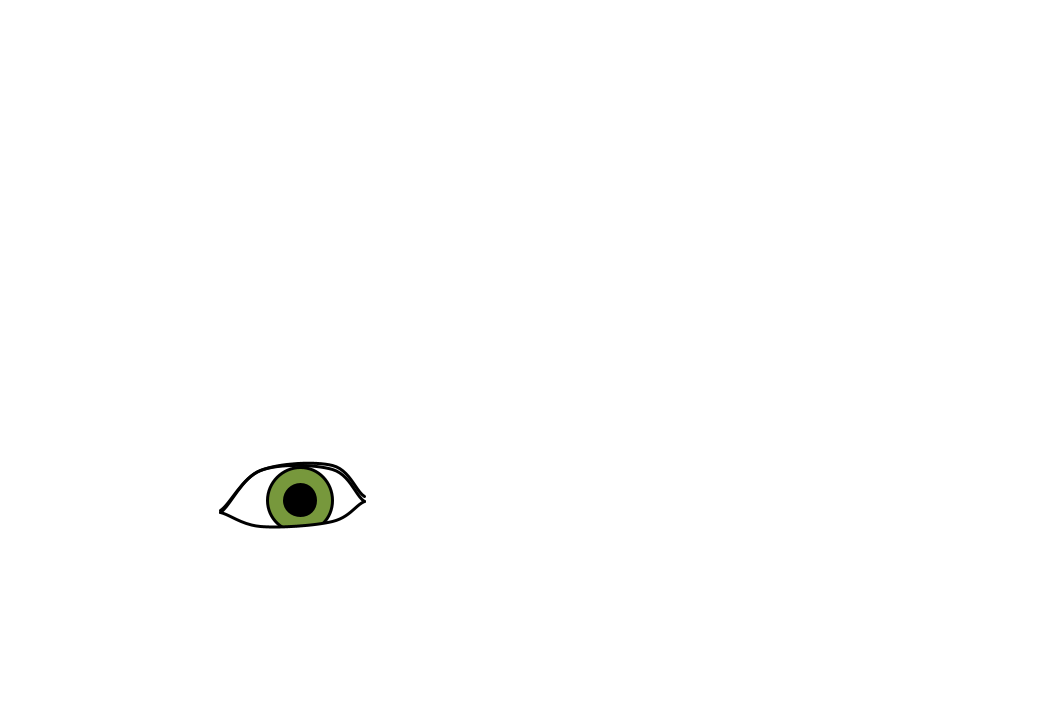
Frame 1 (no input)
Frame 60 (the mouse pressed at the canvas centre just before this capture): identical to frame 1, image omitted
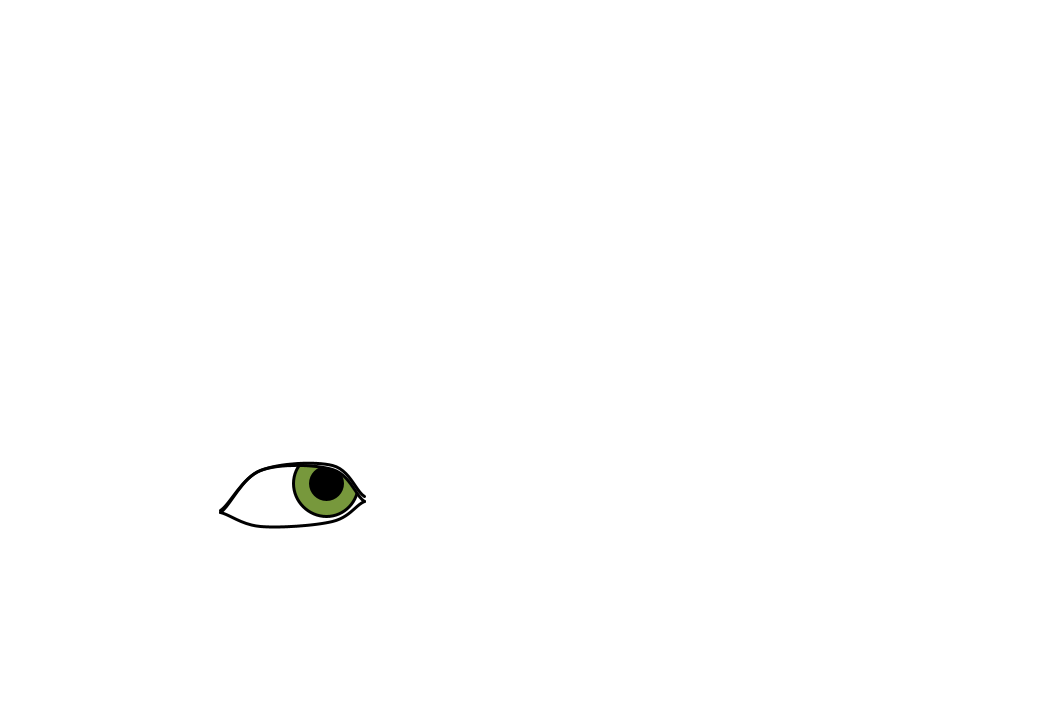
Frame 120 (the mouse held since frame 60 and released just before this capture)

The Processing sketch that drew these frames (run headless with seeded random() and noise(); from frame 60 on, the mouse is pressed at the canvas centre):

// Processing sketch: ps3
// ── ps3.pde
color[] eyeColors = {#863D10, #3C5FD6, #77983C, #C4B72A};
AnimatedEye e = getRandomEye(300, 500);

void setup() {
  size(1050, 720);
  background(#FFFFFF);
  smooth();
}

void draw() {
  background(#FFFFFF);
  //println(mouseX + ", " + mouseY);
  noFill();
  
  e.display();
}

void mouseClicked() {
  e.blink();
}

AnimatedEye getRandomEye(float x, float y) {
  float r1 = rand(15, 3);
  float r2 = rand(35, 5);
  float l1 = rand(70, 10);
  float l2 = rand(70, 10);
  float h0 = rand(5, 10);
  float h1 = rand(5, 10);
  float h2 = rand(30, 10);
  float h3 = rand(30, 10);;
  float h4 = rand(30, 10);
  float h5 = rand(30, 10);
  float h6 = rand(5, 5);
  float h7 = rand(5, 5);
  float h8 = rand(5, 5);
  float h9 = rand(5, 5);
  color pupilColor = eyeColors[int(random(eyeColors.length))];
  float blinkSpeed = rand(0.3, 0.25);
  
  return new AnimatedEye(x, y, r1, r2, l1, l2, h0, h1, h2, h3, h4, h5, h6, h7, h8, h9, pupilColor, blinkSpeed);
}

float rand(float x, float dx) {
  return x + random(-dx, dx);
}

class AnimatedEye {
  private float x, y, r1, r2, l1, l2;
  private float h0, h1, h2, h3, h4, h5, h6, h7, h8, h9;
  private float l0 = 20;
  private color pupilColor;
  private float boundRadius;
  private int coverEyeBallOverflow;
  private float blinkSpeed;
  private float blinkProgress = 1;
  
  private int eyeState;
  private final int STARE = 0;
  private final int OPEN_EYE = 1;
  private final int SHUT_EYE = 2;
  
  AnimatedEye(float x, float y, float r1, float r2, float l1, float l2,
    float h0, float h1, float h2, float h3, float h4, float h5, float h6, float h7, float h8, float h9,
    color pupilColor, float blinkSpeed) {
    this.x = x;
    this.y = y;
    this.r1 = r1;
    this.r2 = r2;
    this.l1 = l1;
    this.l2 = l2; 
    this.h0 = h0;
    this.h1 = h1;
    this.h2 = h2;
    this.h3 = h3;
    this.h4 = h4;
    this.h5 = h5;
    this.h6 = h6;
    this.h7 = h7;
    this.h8 = h8;
    this.h9 = h9;
    this.pupilColor = pupilColor;
    this.blinkSpeed = blinkSpeed;
    
    eyeState = STARE;
    boundRadius = max(new float[]{h2,h3,h4,h5});
    coverEyeBallOverflow = round((3-blinkProgress) * boundRadius);
  }
  
  public void display() {
    animate();
    strokeWeight(3);
    displayEyeBall();
    displayEyeLids();
  }
  
  public void blink() {
    if (eyeState != STARE) {
      return;
    }
    
    eyeState = SHUT_EYE;
  }
  
  private void animate() {
    switch (eyeState) {
      case STARE:
        return;
      case SHUT_EYE:
        blinkProgress -= blinkSpeed;
        if (blinkProgress <= 0.0) {
          eyeState = OPEN_EYE;
        }
        break;
      case OPEN_EYE:
        blinkProgress += blinkSpeed;
        if (blinkProgress >= 1.0) {
          eyeState = STARE;
          blinkProgress = 1.0;
        }
        break;
    } 
  }
  
  private void displayEyeBall() {
    fill(pupilColor);
    
    float[] xy = eyePosition();
    ellipse(xy[0], xy[1], r2*2, r2*2);
    fill(0);
    ellipse(xy[0], xy[1], r1*2, r1*2);
  }
  
  private void displayEyeLids() {
    noFill();
    stroke(#FFFFFF);
    coverOverflow();
    
    stroke(0);
    displayUpperUpperEyeLid();
    displayUpperEyeLid(0);
    displayLowerEyeLid(0);
  }
  
  private void coverOverflow() {
    for (int i = 1; i < coverEyeBallOverflow; i++) {
      displayUpperEyeLid(-i);
      displayLowerEyeLid(i);
    }
    
    fill(#FFFFFF);
    rect(x-l1-coverEyeBallOverflow, y-boundRadius, coverEyeBallOverflow, 2*boundRadius);
    rect(x+l2, y-boundRadius, coverEyeBallOverflow, 2*boundRadius);
    noFill();
  }
  
  private void displayUpperUpperEyeLid() {
    beginShape();
    curveVertex(x-l1-l0, y+h0-h6);
    curveVertex(x-l1, y+h0-h6);
    curveVertex(x-l1/2, y-h2*blinkProgress-h7);
    curveVertex(x+l2/2, y-h3*blinkProgress-h8);
    curveVertex(x+l2, y+h1-h9);
    curveVertex(x+l2+l0, y+h1-h9);
    endShape();
  }
  
  private void displayUpperEyeLid(float h) {
    beginShape();
    curveVertex(x-l1-l0, y+h0+h);
    curveVertex(x-l1, y+h0+h);
    curveVertex(x-l1/2, y-h2*blinkProgress+h);
    curveVertex(x+l2/2, y-h3*blinkProgress+h);
    curveVertex(x+l2, y+h1+h);
    curveVertex(x+l2+l0, y+h1+h);
    endShape();
  }
   
  private void displayLowerEyeLid(float h) {
    beginShape();
    curveVertex(x-l1-l0, y+h0+h);
    curveVertex(x-l1, y+h0+h);
    curveVertex(x-l1/2, y+h4*blinkProgress+h);
    curveVertex(x+l2/2, y+h5*blinkProgress+h);
    curveVertex(x+l2, y+h1+h);
    curveVertex(x+l2+l0, y+h1+h);
    endShape();
  }
  
  private float[] eyePosition() {
    float eX = mouseX;
    float eY = mouseY;
    
    if (eX == 0 && eY == 0) {
      return new float[]{x, y};
    }
    
    float distanceToCenter = sqrt(sq(eX-x) + sq(eY-y));
    if (distanceToCenter <= boundRadius) {
      return new float[]{eX, eY};
    }
    
    return new float[]{x+(eX-x)/distanceToCenter*boundRadius, 
                       y+(eY-y)/distanceToCenter*boundRadius};
  }
}
